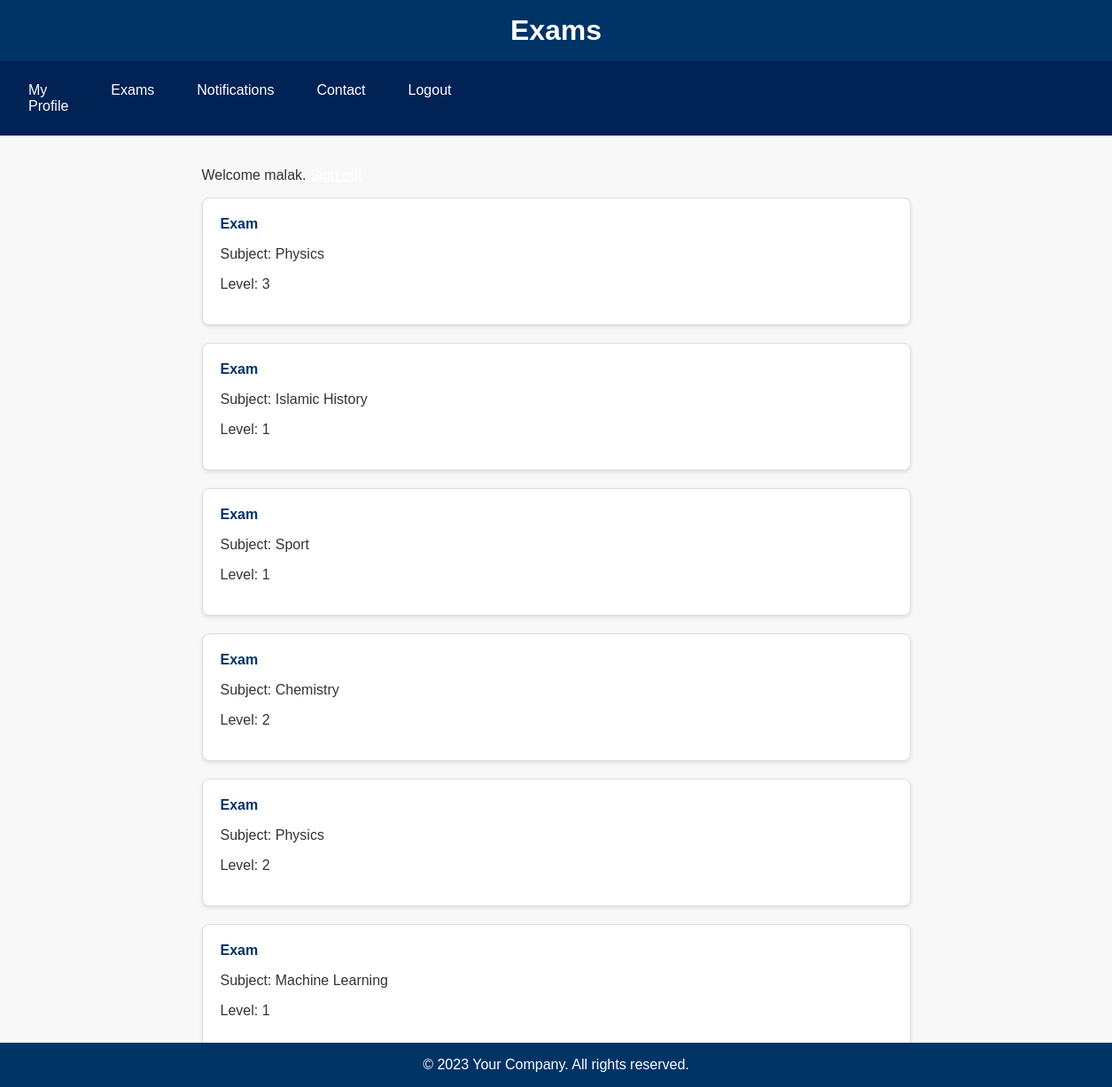
The page /api/exams/ (signed in) on the database its author committed.
### exams/models.py (models this page shows, shortened)
class Exam(models.Model):
    subject = models.CharField(max_length=50)
    level = models.IntegerField(
        default=1,
        validators=[
            MinValueValidator(1),  # Change the limit_value as needed
            MaxValueValidator(4)  # Change the limit_value as needed
        ])
    questions = models.ManyToManyField('Question', related_name='exams')

### exams/views.py (the view)
# urls.py: path('exams/', include('exams.urls')),
def exams(request):
    if request.user.is_anonymous == True:
        return redirect(EMS.views.signin)
    is_teacher = request.user.groups.filter(name='Teacher_Group').exists()
    is_manager = request.user.groups.filter(name='Principle').exists()
    contests = Exam.objects.all()
    return render(request, 'exams/exams.html', {'contests': contests, "manger": is_manager, "is_teacher": is_teacher})
    messages.info(request, 'you must Login')
    return redirect(go_to_singin)

### templates/exams/exams.html (shortened to what this page needs)
<!DOCTYPE html>
<html lang="en">
<head>
</head>
<body>
    <header>
        <h1>Exams</h1>
    </header>
    <nav>
        <a href="{% url 'myprofile' %}">My Profile</a>
        <a href="{% url 'exams' %}">Exams</a>
        <a href="{% url 'notifications' %}">Notifications</a>
        {% if manger or not is_teacher %}
        <a href="{% url 'contact' %}">Contact</a>
        {% endif %}
        <a href="{% url 'signout' %}">Logout</a>
        <a href="#"></a><a href="#"></a><a href="#"></a>
        <a href="#"></a><a href="#"></a><a href="#"></a>
        <a href="#"></a><a href="#"></a><a href="#"></a>
        <a href="#"></a><a href="#"></a><a href="#"></a>
        <a href="#"></a><a href="#"></a><a href="#"></a>
    </nav>
    <div class="container">
        <p>Welcome {{ request.user }}. <a href="{% url 'signout' %}" style="color: #fff;">Sign out</a></p>
        {% for contst in contests %}
            <div class="contest">
                <a href="{% url 'exam' contst.pk %}">Exam</a>
                <p>Subject: {{ contst.subject }}</p>
                <p>Level: {{ contst.level }}</p>
            </div>
        {% endfor %}
    </div>
    <footer>
        <p>&copy; 2023 Your Company. All rights reserved.</p>
    </footer>
</body>
</html>

### templates/exams/exams.html (style rules this page uses)
body { font-family: 'Helvetica', 'Arial', sans-serif; margin: 0; padding: 0; background-color: #f8f8f8; color: #333; }
header, footer { background-color: #003366; color: #fff; text-align: center; padding: 1em 0; }
header h1, footer p { margin: 0; }
.container { max-width: 800px; margin: 0 auto; padding: 20px; }
.contest { background-color: #fff; border: 1px solid #ddd; border-radius: 8px; padding: 20px; margin-bottom: 20px; box-shadow: 0 2px 4px rgba(0, 0, 0, 0.1); transition: transform 0.3s ease-in-out; }
.contest a { color: #003366; text-decoration: none; font-weight: bold; }
footer { background-color: #003366; color: #fff; text-align: center; padding: 1em 0; position: fixed; bottom: 0; width: 100%; }
nav { display: flex; justify-content: space-between; background-color: #002255; padding: 0.5em; }
nav a { color: #fff; text-decoration: none; padding: 1em; margin: 0 0.5em; }

### rows shown on the page
Exam: subject "Physics", level "3"
Exam: subject "Islamic History", level "1"
Exam: subject "Sport", level "1"
Exam: subject "Chemistry", level "2"
Exam: subject "Physics", level "2"
Exam: subject "Machine Learning", level "1"

### other values the page prints
{{ request.user }} "malak"
